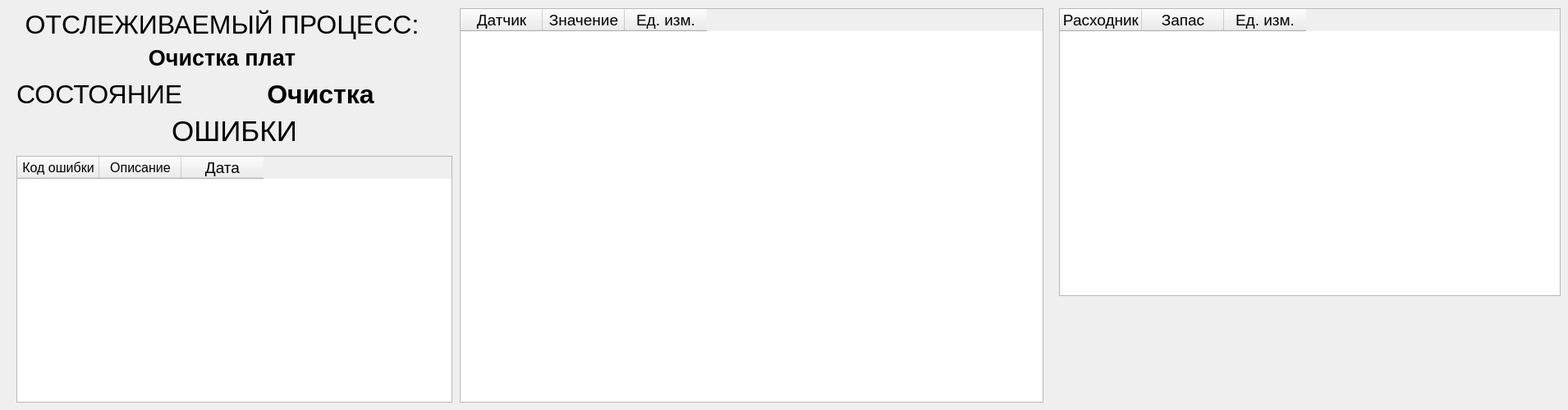
    <widget class="QWidget" name="page_cleaner">
     <widget class="QLabel" name="label_pick_state_2">
      <property name="geometry">
       <rect>
        <x>20</x>
        <y>90</y>
        <width>201</width>
        <height>51</height>
       </rect>
      </property>
      <property name="font">
       <font>
        <family>Segoe UI</family>
        <pointsize>28</pointsize>
       </font>
      </property>
      <property name="text">
       <string>&lt;html&gt;&lt;head/&gt;&lt;body&gt;&lt;p&gt;&lt;span style=&quot; font-size:24pt;&quot;&gt;СОСТОЯНИЕ:&lt;/span&gt;&lt;/p&gt;&lt;/body&gt;&lt;/html&gt;</string>
      </property>
      <property name="alignment">
       <set>Qt::AlignCenter</set>
      </property>
     </widget>
     <widget class="QTableWidget" name="table_pick_sensor_2">
      <property name="geometry">
       <rect>
        <x>560</x>
        <y>10</y>
        <width>711</width>
        <height>481</height>
       </rect>
      </property>
      <property name="font">
       <font>
        <pointsize>14</pointsize>
       </font>
      </property>
      <property name="accessibleDescription">
       <string/>
      </property>
      <property name="layoutDirection">
       <enum>Qt::LeftToRight</enum>
      </property>
      <property name="autoFillBackground">
       <bool>false</bool>
      </property>
      <column>
       <property name="text">
        <string>Датчик</string>
       </property>
      </column>
      <column>
       <property name="text">
        <string>Значение</string>
       </property>
      </column>
      <column>
       <property name="text">
        <string>Ед. изм.</string>
       </property>
      </column>
     </widget>
     <widget class="QLabel" name="label_pick_curr_process_2">
      <property name="geometry">
       <rect>
        <x>20</x>
        <y>50</y>
        <width>501</width>
        <height>41</height>
       </rect>
      </property>
      <property name="font">
       <font>
        <family>Segoe UI</family>
        <pointsize>20</pointsize>
       </font>
      </property>
      <property name="layoutDirection">
       <enum>Qt::LeftToRight</enum>
      </property>
      <property name="text">
       <string>&lt;html&gt;&lt;head/&gt;&lt;body&gt;&lt;p align=&quot;center&quot;&gt;&lt;span style=&quot; font-weight:600;&quot;&gt;Очистка плат&lt;/span&gt;&lt;/p&gt;&lt;/body&gt;&lt;/html&gt;</string>
      </property>
      <property name="alignment">
       <set>Qt::AlignCenter</set>
      </property>
      <property name="wordWrap">
       <bool>false</bool>
      </property>
     </widget>
     <widget class="QLabel" name="label_pick_process_2">
      <property name="geometry">
       <rect>
        <x>20</x>
        <y>0</y>
        <width>501</width>
        <height>61</height>
       </rect>
      </property>
      <property name="font">
       <font>
        <family>Segoe UI</family>
        <pointsize>28</pointsize>
       </font>
      </property>
      <property name="text">
       <string>&lt;html&gt;&lt;head/&gt;&lt;body&gt;&lt;p&gt;&lt;span style=&quot; font-size:24pt;&quot;&gt;ОТСЛЕЖИВАЕМЫЙ ПРОЦЕСС:&lt;/span&gt;&lt;/p&gt;&lt;/body&gt;&lt;/html&gt;</string>
      </property>
      <property name="alignment">
       <set>Qt::AlignCenter</set>
      </property>
     </widget>
     <widget class="QTableWidget" name="table_pick_err_2">
      <property name="geometry">
       <rect>
        <x>20</x>
        <y>190</y>
        <width>531</width>
        <height>301</height>
       </rect>
      </property>
      <property name="font">
       <font>
        <pointsize>14</pointsize>
       </font>
      </property>
      <property name="accessibleDescription">
       <string/>
      </property>
      <property name="layoutDirection">
       <enum>Qt::LeftToRight</enum>
      </property>
      <property name="autoFillBackground">
       <bool>false</bool>
      </property>
      <property name="styleSheet">
       <string notr="true"/>
      </property>
      <column>
       <property name="text">
        <string>Код ошибки</string>
       </property>
       <property name="font">
        <font>
         <pointsize>12</pointsize>
        </font>
       </property>
       <property name="textAlignment">
        <set>AlignCenter</set>
       </property>
      </column>
      <column>
       <property name="text">
        <string>Описание</string>
       </property>
       <property name="font">
        <font>
         <pointsize>12</pointsize>
        </font>
       </property>
       <property name="textAlignment">
        <set>AlignCenter</set>
       </property>
      </column>
      <column>
       <property name="text">
        <string>Дата</string>
       </property>
      </column>
     </widget>
     <widget class="QLabel" name="label_pick_curr_state_2">
      <property name="geometry">
       <rect>
        <x>220</x>
        <y>90</y>
        <width>341</width>
        <height>51</height>
       </rect>
      </property>
      <property name="font">
       <font>
        <family>Segoe UI</family>
        <pointsize>20</pointsize>
       </font>
      </property>
      <property name="layoutDirection">
       <enum>Qt::LeftToRight</enum>
      </property>
      <property name="text">
       <string>&lt;html&gt;&lt;head/&gt;&lt;body&gt;&lt;p&gt;&lt;span style=&quot; font-size:24pt; font-weight:600;&quot;&gt;Очистка&lt;/span&gt;&lt;/p&gt;&lt;/body&gt;&lt;/html&gt;</string>
      </property>
      <property name="alignment">
       <set>Qt::AlignCenter</set>
      </property>
      <property name="wordWrap">
       <bool>false</bool>
      </property>
     </widget>
     <widget class="QTableWidget" name="table_pick_material_2">
      <property name="geometry">
       <rect>
        <x>1290</x>
        <y>10</y>
        <width>611</width>
        <height>351</height>
       </rect>
      </property>
      <property name="font">
       <font>
        <pointsize>14</pointsize>
       </font>
      </property>
      <column>
       <property name="text">
        <string>Расходник</string>
       </property>
       <property name="font">
        <font>
         <pointsize>14</pointsize>
        </font>
       </property>
       <property name="textAlignment">
        <set>AlignCenter</set>
       </property>
      </column>
      <column>
       <property name="text">
        <string>Запас</string>
       </property>
       <property name="font">
        <font>
         <pointsize>14</pointsize>
        </font>
       </property>
       <property name="textAlignment">
        <set>AlignCenter</set>
       </property>
      </column>
      <column>
       <property name="text">
        <string>Ед. изм.</string>
       </property>
       <property name="font">
        <font>
         <pointsize>14</pointsize>
        </font>
       </property>
       <property name="textAlignment">
        <set>AlignCenter</set>
       </property>
      </column>
     </widget>
     <widget class="QLabel" name="label_pick_err_2">
      <property name="geometry">
       <rect>
        <x>20</x>
        <y>140</y>
        <width>531</width>
        <height>41</height>
       </rect>
      </property>
      <property name="font">
       <font>
        <family>Segoe UI</family>
        <pointsize>28</pointsize>
       </font>
      </property>
      <property name="text">
       <string>&lt;html&gt;&lt;head/&gt;&lt;body&gt;&lt;p&gt;&lt;span style=&quot; font-size:26pt;&quot;&gt;ОШИБКИ&lt;/span&gt;&lt;/p&gt;&lt;/body&gt;&lt;/html&gt;</string>
      </property>
      <property name="alignment">
       <set>Qt::AlignCenter</set>
      </property>
     </widget>
    </widget>
